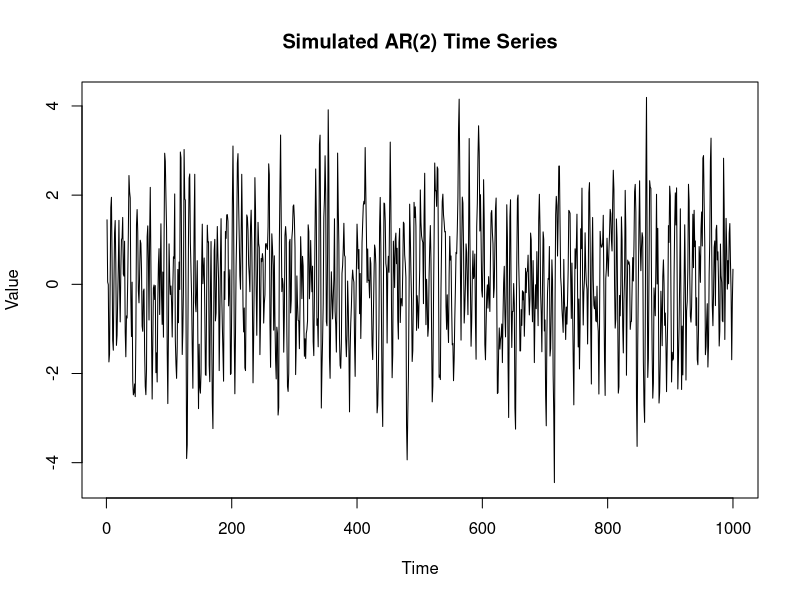
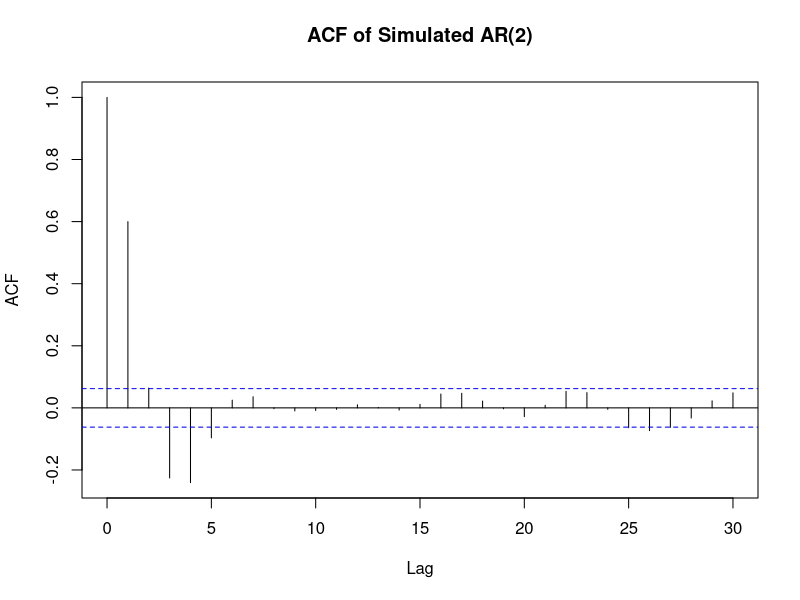
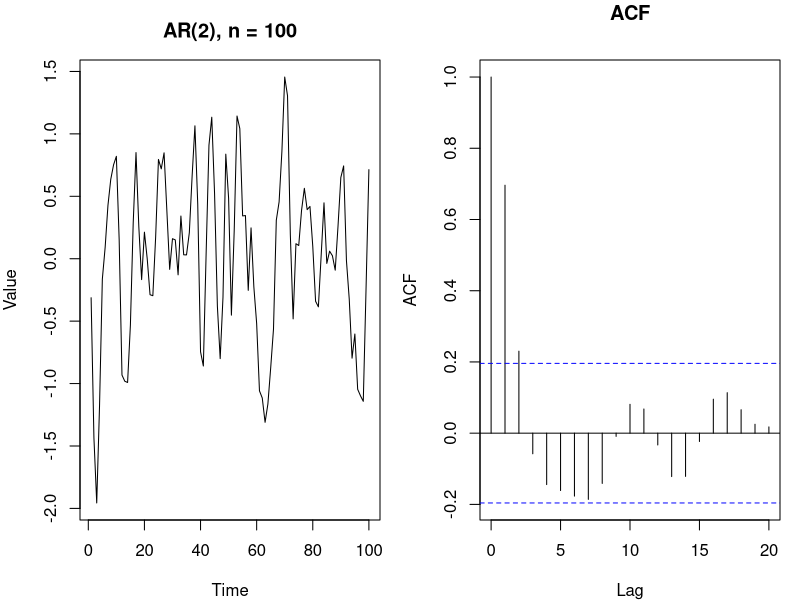
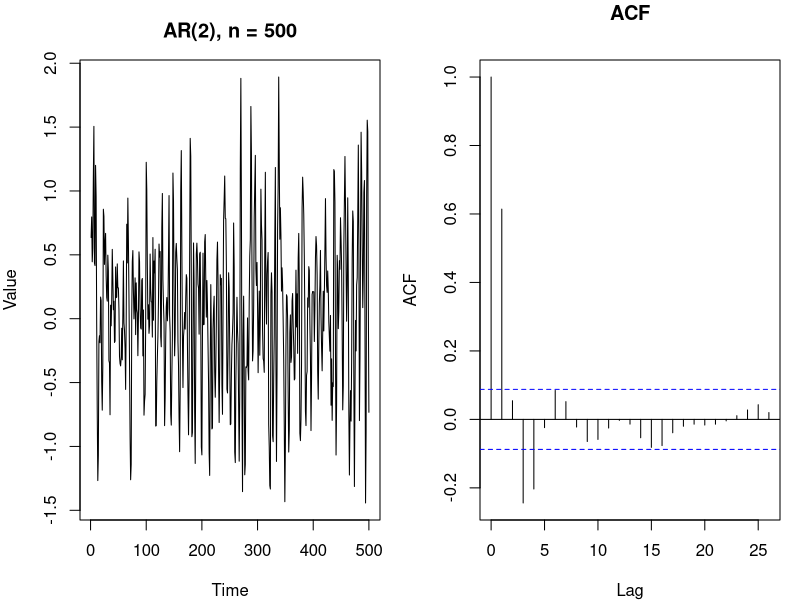
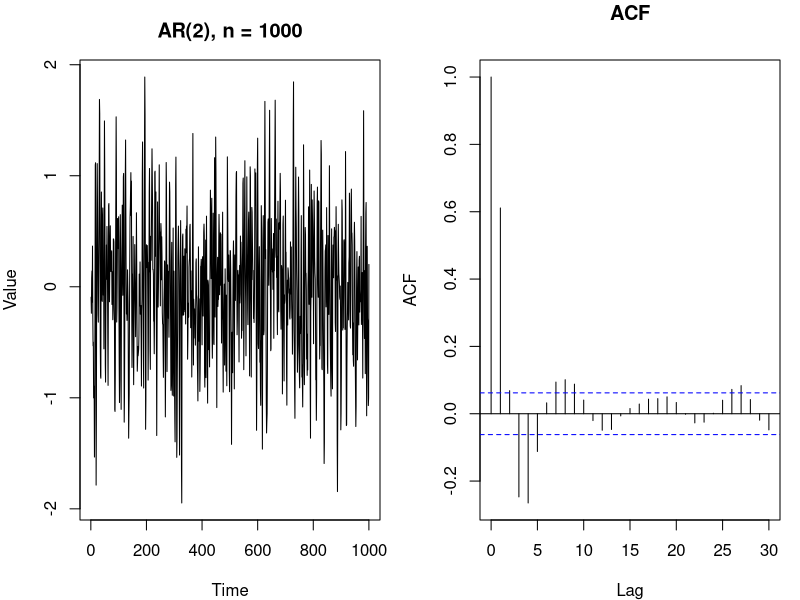
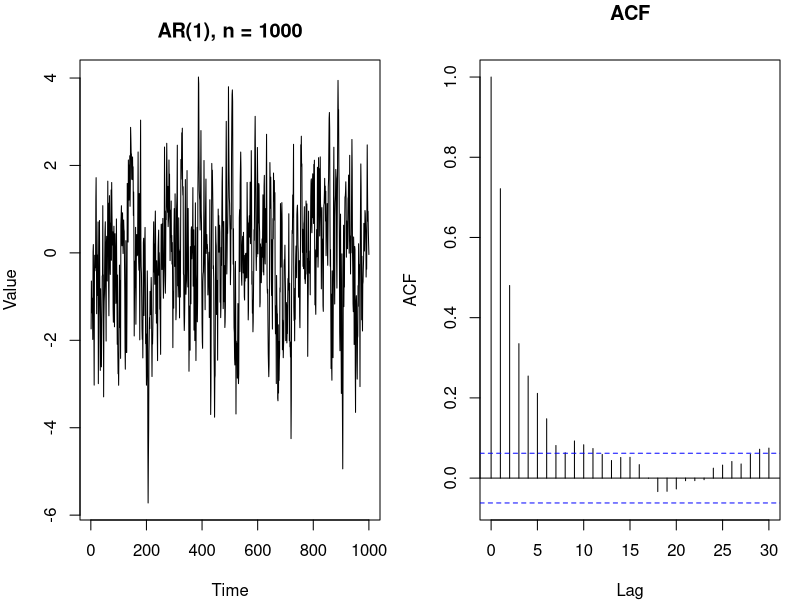
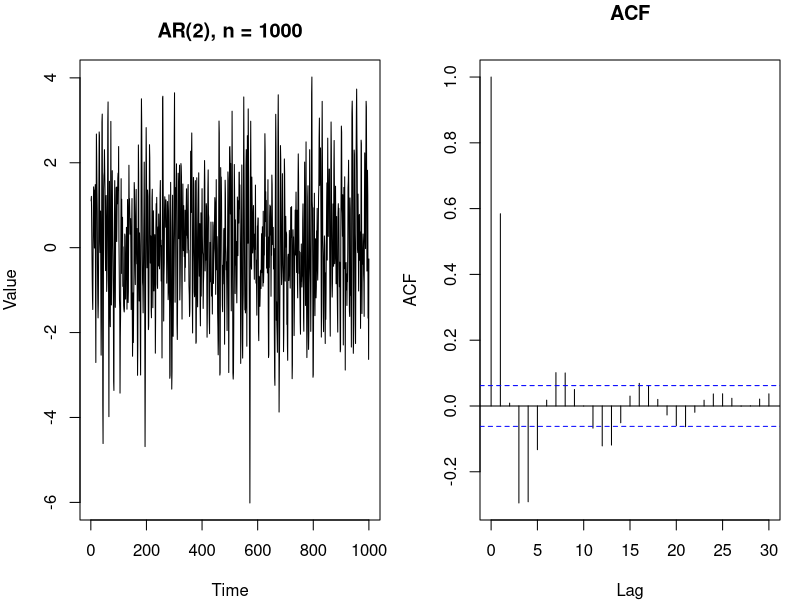
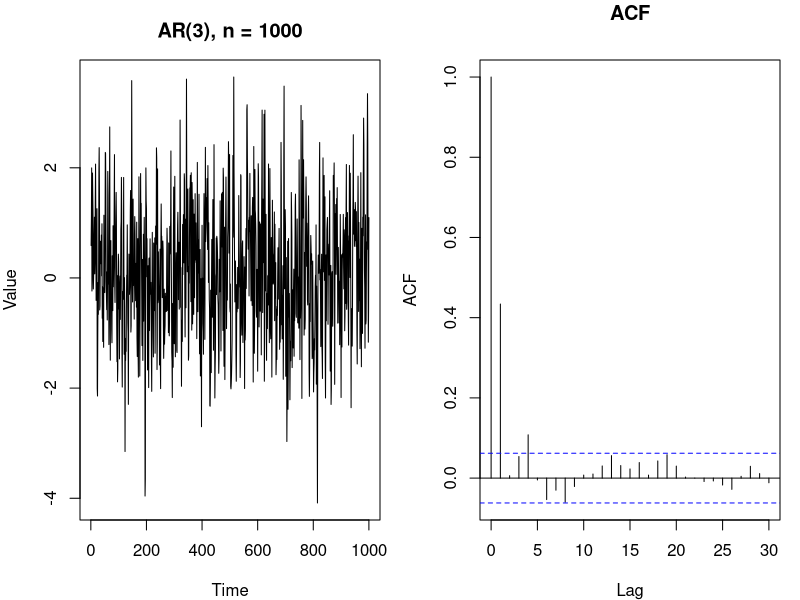

The R script that drew these images, in order:
## ---- chunk 1

n<-1000
x<-arima.sim(list(ar = c(0.8897, -0.4858), sd = sqrt(0.1796)),n)
plot(x,type="l",main="Simulated AR(2) Time Series", ylab="Value", xlab="Time")

## ---- chunk 2
acf(x, main="ACF of Simulated AR(2)")
## ---- chunk 3
simulate_ar <- function(n, phi, sigma2 = 1) {
  
  x <- arima.sim(
    model = list(ar = phi),
    n = n,
    sd = sqrt(sigma2)
  )
  
  old_par <- par(no.readonly = TRUE)
  on.exit(par(old_par))
  
  par(mfrow = c(1, 2), mar = c(4, 4, 3, 1))
  
  plot(
    x,
    type = "l",
    main = paste0("AR(", length(phi), "), n = ", n),
    xlab = "Time",
    ylab = "Value"
  )
  
  acf(x, main = "ACF")
}
## ---- chunk 4
n_values <- c(100, 500, 1000)

for (n in n_values) {
  simulate_ar(n, phi = c(0.8897, -0.4858), sigma2 = 0.1796)
  dev.flush()
}
## ---- chunk 5
phi_list <- list(
  c(0.7), #AR(1) 
  c(0.8897, -0.4858), #AR(2)
  c(0.6, -0.3, 0.2) #AR(3)
)

for (phi in phi_list) {
  simulate_ar(1000, phi)
}
## ---- chunk 6
set.seed(123)
n <- 500

phi_list_values <- list(
  c(0.3, 0.2),
  c(0.8897, -0.4858),
  c(1.2, -0.7)
)

titles_values <- c(
  "AR(2): phi = (0.3, 0.2)",
  "AR(2): phi = (0.8897, -0.4858)",
  "AR(2): phi = (1.2, -0.7)"
)

par(mfrow = c(3, 2), mar = c(4, 4, 3, 1))

for (i in 1:length(phi_list_values)) {
  
  x <- arima.sim(list(ar = phi_list_values[[i]]), n = n, sd = sqrt(0.1796))
  
  plot(x, type = "l",
       main = paste(titles_values[i], "- Series"),
       xlab = "Time", ylab = "Value")
  
  acf(x,
      main = paste(titles_values[i], "- ACF"))
}

par(mfrow = c(1, 1))
## ---- chunk 7
n<-1000
x<-arima.sim(list(ar = c(0.8897, -0.4858), sd = sqrt(0.1796)), n)
plot(x,type="l",main="Simulated AR(2) series",xlab="Time",ylab="Value")
s1<-arima(x, order=c(2,0,0), method="ML")
s1
## ---- chunk 8
n_values <- c(100, 500, 1000, 5000)

par(mfrow = c(2,2), mar = c(4,4,3,1))

for (n in n_values) {
  x <- arima.sim(list(ar = c(0.8897, -0.4858), sd = sqrt(0.1796)), n = n)
  
  plot(x, type = "l",
       main = paste("Simulated AR(2), n =", n),
       xlab = "Time",
       ylab = "Value")
  
  s1 <- arima(x, order = c(2,0,0), method = "ML")
  
  cat("\n========================\n")
  cat("n =", n, "\n")
  print(s1)
}

par(mfrow = c(1,1))
## ---- chunk 9

n <- 1000

phi_list <- list(
  c(0.5, 0.2),
  c(0.8897, -0.4858),
  c(1.2, -0.7)
)

par(mfrow = c(3,1), mar = c(4,4,3,1))

for (phi in phi_list) {
  x <- arima.sim(list(ar = phi, sd = sqrt(0.1796)), n = n)
  
  plot(x, type = "l",
       main = paste("Simulated AR(2): phi = (", paste(phi, collapse = ", "), ")", sep = ""),
       xlab = "Time",
       ylab = "Value")
}

par(mfrow = c(1,1))

for (phi in phi_list) {
  x <- arima.sim(list(ar = phi, sd = sqrt(0.1796)), n = n)
  s1 <- arima(x, order = c(2,0,0), method = "ML")
  
  cat("\n========================\n")
  cat("True phi =", paste(phi, collapse = ", "), "\n")
  print(s1)
}
## ---- chunk 10
n <- 1000
x <- arima.sim(list(ar = c(0.8897, -0.4858), sd = sqrt(0.1796)), n = n)

s1 <- arima(x, order = c(2,0,0), method = "ML")
s2 <- ar(x, order.max = 2, method = "mle")

s1
s2
## ---- chunk 11
s3 <- ar(x, order.max = 3, method = "mle")
s3
## ---- chunk 12
n<-1000
x<-arima.sim(list(ar = c(0.8897, -0.4858), sd = sqrt(0.1796)), n)
plot(x,type="l",main="Simulated AR(2) series, phi = (0.8897, -0.4858)",xlab="Time",ylab="Value")
s<-arima(x, order=c(2,0,0), method="ML")
s
## ---- chunk 13
y<-resid(s)

# Residuals plot + ACF together
par(mfrow = c(3,1))
plot(x,type="l",main="Simulated AR(2) series, phi = (0.8897, -0.4858)",xlab="Time",ylab="Value")
plot(y,type="l",main = "Residuals", xlab = "Time", ylab = "Residuals")
acf(y, main = "ACF of Residuals")
par(mfrow = c(1,1))

# Ljung-Box tests
h<-floor(log(n))
Box.test(x,lag=h, type=c("Ljung-Box"))
Box.test(y,lag=h,type=c("Ljung-Box"))
## ---- chunk 14

h<-floor(log(n))
tsdiag(s,gof.lag=h)
## ---- chunk 15
n<-1000
x<-arima.sim(list(ar = c(0.8897, -0.4858), sd = sqrt(0.1796)), n)
plot(x,type="l",main="Simulated AR(2) series, phi = (0.8897, -0.4858)",xlab="Time",ylab="Value")
ss1<-ar(x, order.max=3, method="mle")
ss1
## ---- chunk 16
x<-LakeHuron
x

x <- LakeHuron

plot(x,main = "Lake Huron Water Levels (1875–1972)",xlab = "Year",ylab = "Depth")

lag.plot (x, lag=4, do.lines=F)
## ---- chunk 17
acf(x)
## ---- chunk 18

s1<-ar(x,order.max=1, method="yw")
s1

s2<-ar(x,order.max=1, method="mle")
s2
## ---- chunk 19
s3 <- ar(x, method = "mle")
s3

s4 <- ar(x, method = "yw")
s4
